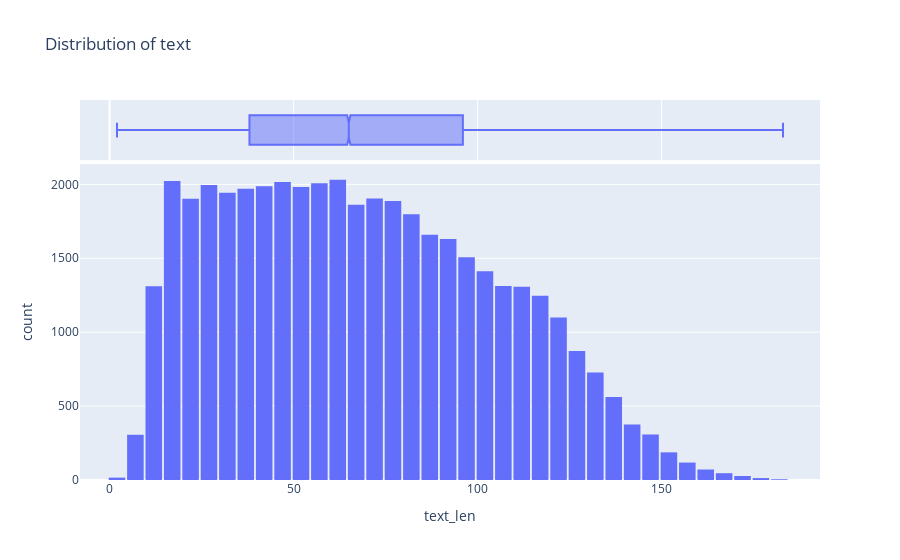

The notebook cell this image was saved under:
### Code cell
fig = px.histogram(df_no_outliers,
                   x='text_len',
                   marginal='box',
                   nbins=47,
                   title='Distribution of text')
fig.update_layout(bargap=0.1)
fig.show()

### Figure 1 — Plotly figure (JSON) as saved in the notebook; plotly's stock layout.template omitted (floating-point values rounded to 4 significant figures; data arrays with more than 128 entries replaced by an {"elided": "..."} marker saying what was removed)
{"data": [{"alignmentgroup": "True", "bingroup": "x", "hovertemplate": "text_len=%{x}<br>count=%{y}<extra></extra>", "legendgroup": "", "marker": {"color": "#636efa", "pattern": {"shape": ""}}, "name": "", "nbinsx": 47, "offsetgroup": "", "orientation": "v", "showlegend": false, "type": "histogram", "x": {"elided": "43432 int values"}, "xaxis": "x", "yaxis": "y"}, {"alignmentgroup": "True", "hovertemplate": "text_len=%{x}<extra></extra>", "legendgroup": "", "marker": {"color": "#636efa"}, "name": "", "notched": true, "offsetgroup": "", "showlegend": false, "type": "box", "x": {"elided": "43432 int values"}, "xaxis": "x2", "yaxis": "y2"}], "layout": {"autosize": true, "bargap": 0.1, "barmode": "relative", "legend": {"tracegroupgap": 0}, "title": {"text": "Distribution of text"}, "xaxis": {"anchor": "y", "autorange": true, "domain": [0, 1], "range": [-8.056, 193.1], "title": {"text": "text_len"}, "type": "linear"}, "xaxis2": {"anchor": "y2", "autorange": true, "domain": [0, 1], "matches": "x", "range": [-8.056, 193.1], "showgrid": true, "showticklabels": false, "type": "linear"}, "yaxis": {"anchor": "x", "autorange": true, "domain": [0, 0.8316], "range": [0, 2138.0], "title": {"text": "count"}}, "yaxis2": {"anchor": "x2", "autorange": true, "domain": [0.8416, 1], "matches": "y2", "range": [-0.5, 0.5], "showgrid": false, "showline": false, "showticklabels": false, "ticks": "", "type": "category"}}}
